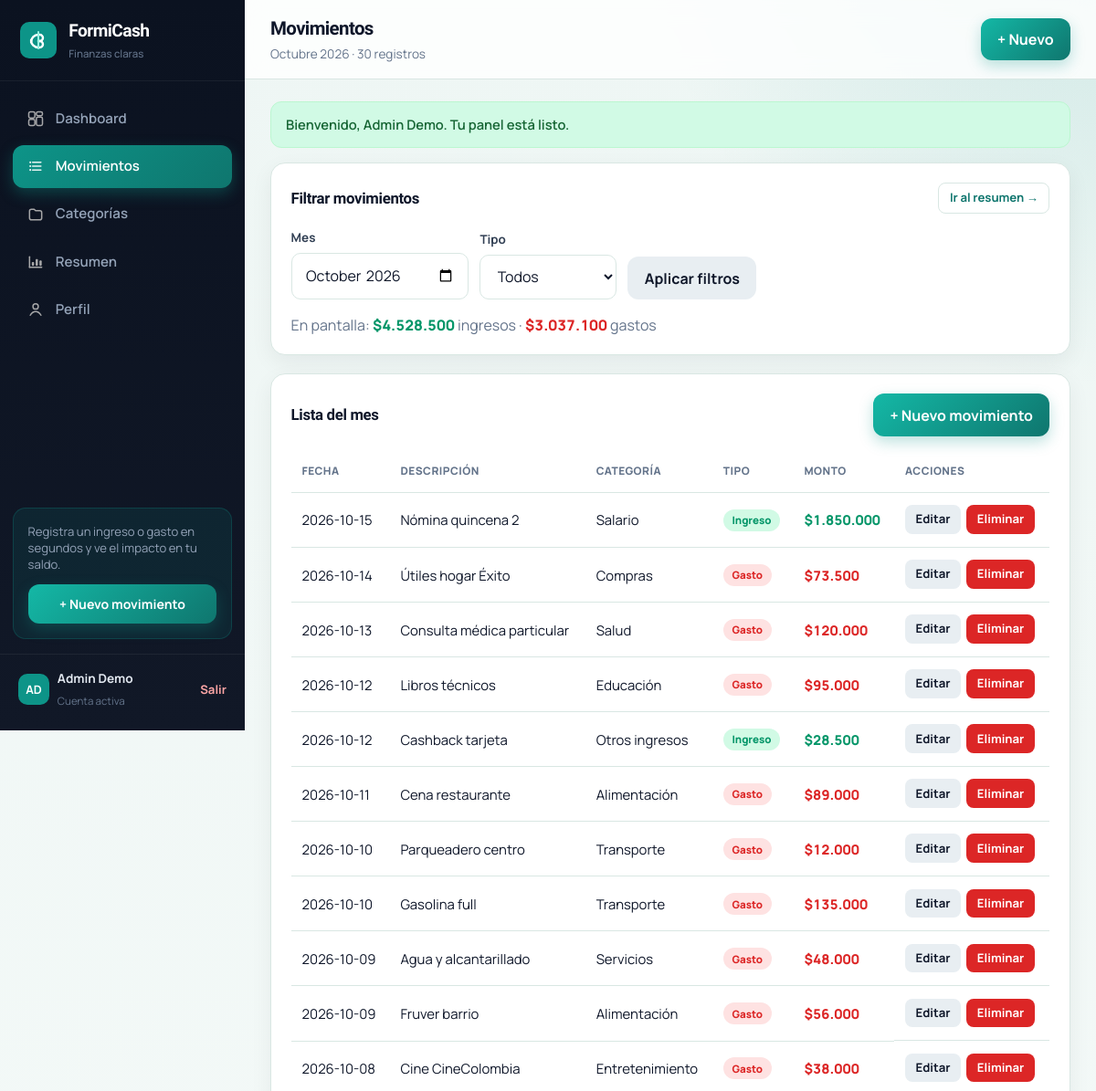
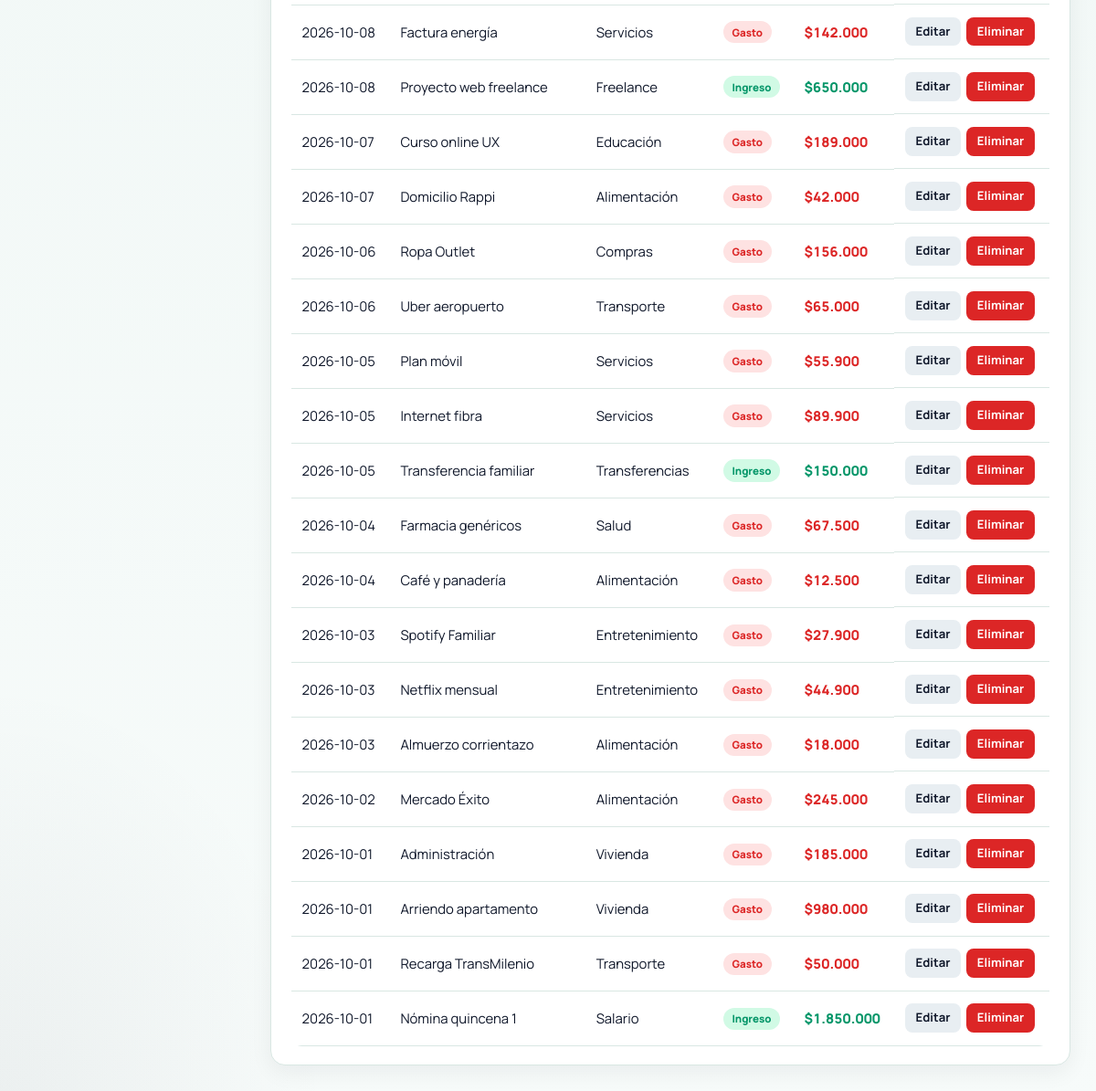
The app's page /movimientos.php (signed in) with its own data (2 pictures, top to bottom).
### tables this page shows
CREATE TABLE movimiento (
    id_movimiento INT AUTO_INCREMENT PRIMARY KEY,
    descripcion VARCHAR(200) NOT NULL,
    monto DECIMAL(12,2) NOT NULL,
    tipo ENUM('ingreso','gasto') NOT NULL,
    fecha DATE NOT NULL,
    id_categoria INT NOT NULL,
    id_usuario INT NOT NULL,
    CONSTRAINT fk_movimiento_categoria FOREIGN KEY (id_categoria) REFERENCES categoria(id_categoria) ON DELETE RESTRICT,
    CONSTRAINT fk_movimiento_usuario FOREIGN KEY (id_usuario) REFERENCES usuario(id_usuario) ON DELETE CASCADE
);

CREATE TABLE categoria (
    id_categoria INT AUTO_INCREMENT PRIMARY KEY,
    nombre VARCHAR(80) NOT NULL,
    tipo ENUM('ingreso','gasto') NOT NULL,
    id_usuario INT NOT NULL,
    CONSTRAINT fk_categoria_usuario FOREIGN KEY (id_usuario) REFERENCES usuario(id_usuario) ON DELETE CASCADE
);

### includes/cache.php (called while the page is built, shortened)
<?php
function cacheDir(): string
{
    return CACHE_DIR;
}
function cachePath(string $key): string
{
    $safe = preg_replace('/[^a-zA-Z0-9._-]+/', '_', $key) ?: 'key';
    return cacheDir() . '/' . $safe . '.cache';
}
function cacheGet(string $key): mixed
{
    $path = cachePath($key);
    if (!is_file($path)) {
        return null;
    }
    $raw = @file_get_contents($path);
    $payload = @unserialize($raw, ['allowed_classes' => false]);
    return $payload['data'];
}
function cacheSet(string $key, mixed $data, int $ttl = CACHE_TTL_DEFAULT): void
{
    $path = cachePath($key);
    $payload = serialize([
        'expires' => time() + max(1, $ttl),
        'data' => $data,
    ]);
    $tmp = $path . '.' . bin2hex(random_bytes(4)) . '.tmp';
}

### movimientos.php (the view, shortened to what this page needs)
<?php
require_once __DIR__ . '/includes/funciones.php';
$idUsuario = idUsuario();
$mes = mesValido($_GET['mes'] ?? null);
$tipoFiltro = $_GET['tipo'] ?? '';
$movimientos = obtenerMovimientosMes($conexion, $idUsuario, $mes, $tipoFiltro);
$totalIn = 0.0;
$totalOut = 0.0;
foreach ($movimientos as $m) {
    if ($m['tipo'] === 'ingreso') {
        $totalIn += (float) $m['monto'];
    } else {
        $totalOut += (float) $m['monto'];
    }
}
$topbarExtra = '<a class="btn btn-primary" href="movimiento_form.php">+ Nuevo</a>';
require __DIR__ . '/includes/header.php';
?>
        <div class="panel">
            <div class="panel-header">
                <h2>Filtrar movimientos</h2>
                <a class="btn btn-ghost btn-sm" href="resumen.php?mes=<?= e(urlencode($mes)) ?>">Ir al resumen →</a>
            </div>
            <form class="filters" method="get" action="movimientos.php">
                <div class="form-group">
                    <label for="mes">Mes</label>
                    <input class="form-control" type="month" id="mes" name="mes" value="<?= e($mes) ?>">
                </div>
                <div class="form-group">
                    <label for="tipo">Tipo</label>
                    <select class="form-control" id="tipo" name="tipo">
                        <option value="" <?= $tipoFiltro === '' ? 'selected' : '' ?>>Todos</option>
                    </select>
                </div>
                <div class="form-group">
                    <label>&nbsp;</label>
                    <button type="submit" class="btn btn-secondary">Aplicar filtros</button>
                </div>
            </form>
            <?php if ($movimientos): ?>
                <p class="muted" style="margin:0;">
                    En pantalla: <strong class="money ingreso"><?= formatoPesos($totalIn) ?></strong> ingresos ·
                    <strong class="money gasto"><?= formatoPesos($totalOut) ?></strong> gastos
                </p>
            <?php endif; ?>
        </div>
        <div class="panel">
            <div class="panel-header">
                <h2>Lista del mes</h2>
                <a class="btn btn-primary" href="movimiento_form.php">+ Nuevo movimiento</a>
            </div>
            <?php if (!$movimientos): ?>
                <div class="empty-state">
                    <img src="img/empty-movimientos.svg" alt="">
                    <h3>No hay movimientos con esos filtros</h3>
                    <p>Prueba otro mes o tipo, o crea un movimiento nuevo para empezar el flujo.</p>
                    <a class="btn btn-primary" href="movimiento_form.php">Registrar movimiento</a>
                </div>
            <?php else: ?>
                <div class="table-wrap">
                    <table class="data">
                        <thead>
                            <tr>
                                <th>Fecha</th>
                                <th>Descripción</th>
                                <th>Categoría</th>
                                <th>Tipo</th>
                                <th>Monto</th>
                                <th>Acciones</th>
                            </tr>
                        </thead>
                        <tbody>
                        <?php foreach ($movimientos as $m): ?>
                            <tr>
                                <td data-label="Fecha"><?= e($m['fecha']) ?></td>
                                <td data-label="Descripción"><?= e($m['descripcion']) ?></td>
                                <td data-label="Categoría"><?= e($m['categoria']) ?></td>
                                <td data-label="Tipo"><span class="badge badge-<?= e($m['tipo']) ?>"><?= e($m['tipo']) ?></span></td>
                                <td data-label="Monto" class="money <?= e($m['tipo']) ?>"><?= formatoPesos($m['monto']) ?></td>
                                <td data-label="Acciones" class="actions">
                                    <a class="btn btn-secondary btn-sm" href="movimiento_form.php?id=<?= (int) $m['id_movimiento'] ?>">Editar</a>
                                    <a class="btn btn-danger btn-sm" href="movimientos.php?eliminar=<?= (int) $m['id_movimiento'] ?>&mes=<?= e(urlencode($mes)) ?><?= $tipoFiltro !== '' ? '&tipo=' . e(urlencode($tipoFiltro)) : '' ?>" onclick="return confirm('¿Eliminar este movimiento?');">Eliminar</a>
                                </td>
                            </tr>
                        <?php endforeach; ?>
                        </tbody>
                    </table>
                </div>
            <?php endif; ?>
        </div>
<?php require __DIR__ . '/includes/footer.php'; ?>

### css/estilos.css (style rules this page uses)
:root { --teal: #0d9488; --teal-dark: #0f766e; --teal-light: #14b8a6; --teal-soft: #ccfbf1; --teal-glow: rgba(13, 148, 136, 0.18); --sidebar: #0b1220; --sidebar-2: #111827; --sidebar-hover: #1e293b; --bg: #eef6f4; --bg-2: #f7fbfa; --card: #ffffff; --text: #0f172a; --muted: #64748b; --border: #d9e7e3; --ingreso: #059669; --ingreso-bg: #d1fae5; --gasto: #dc2626; --gasto-bg: #fee2e2; --shadow: 0 8px 24px rgba(15, 23, 42, 0.06); --shadow-sm: 0 1px 2px rgba(15, 23, 42, 0.05); --radius: 16px; --radius-sm: 10px; --font: 'Manrope', system-ui, sans-serif; --display: 'Sora', 'Manrope', sans-serif; --sidebar-w: 268px; }
*, *::before, *::after { box-sizing: border-box; }
html { scroll-behavior: smooth; overflow-x: clip; }
body { margin: 0; font-family: var(--font); color: var(--text); background: radial-gradient(ellipse 80% 50% at 100% -10%, var(--teal-glow), transparent 55%), radial-gradient(ellipse 60% 40% at 0% 100%, rgba(15, 23, 42, 0.05), transparent 50%), linear-gradient(180deg, var(--bg) 0%, var(--bg-2) 100%); min-height: 100vh; min-height: 100dvh; line-height: 1.5; -webkit-font-smoothing: antialiased; overflow-x: clip; }
a { color: var(--teal-dark); text-decoration: none; transition: color 0.15s; }
.app-page { display: flex; min-height: 100vh; }
.form-group { margin-bottom: 1rem; }
.form-group label { display: block; font-weight: 700; font-size: 0.84rem; margin-bottom: 0.4rem; color: #334155; }
.form-control { width: 100%; max-width: 100%; padding: 0.72rem 0.9rem; border: 1px solid var(--border); border-radius: var(--radius-sm); font: inherit; font-size: 1rem; background: #fff; color: var(--text); transition: border-color 0.15s, box-shadow 0.15s; min-height: 44px; }
.btn { display: inline-flex; align-items: center; justify-content: center; gap: 0.45rem; padding: 0.7rem 1.15rem; border-radius: 12px; border: none; font: inherit; font-weight: 700; cursor: pointer; text-decoration: none; transition: background 0.15s, transform 0.08s, box-shadow 0.15s; }
.btn-primary { background: linear-gradient(135deg, var(--teal-light), var(--teal-dark)); color: #fff; box-shadow: 0 6px 16px rgba(13, 148, 136, 0.28); }
.btn-secondary { background: #e8eef2; color: var(--text); }
.btn-danger { background: var(--gasto); color: #fff; }
.btn-ghost { background: transparent; color: var(--teal-dark); border: 1px solid var(--border); }
.btn-sm { padding: 0.38rem 0.72rem; font-size: 0.82rem; border-radius: 8px; }
.panel { background: var(--card); border-radius: var(--radius); padding: 1.35rem 1.35rem 1.25rem; box-shadow: var(--shadow); border: 1px solid var(--border); margin-bottom: 1.25rem; animation: fadeUp 0.4s ease; }
.panel-header { display: flex; align-items: center; justify-content: space-between; gap: 1rem; flex-wrap: wrap; margin-bottom: 1rem; }
.panel-header h2 { margin: 0; font-family: var(--display); font-size: 1.05rem; letter-spacing: -0.02em; }
.filters { display: flex; gap: 0.75rem; flex-wrap: wrap; align-items: end; margin-bottom: 1rem; }
.filters .form-group { margin: 0; min-width: 150px; }
.table-wrap { overflow-x: auto; -webkit-overflow-scrolling: touch; margin: 0; max-width: 100%; border-radius: 12px; }
table.data { width: 100%; border-collapse: collapse; font-size: 0.93rem; min-width: 0; }
table.data th, table.data td { padding: 0.85rem 0.75rem; text-align: left; border-bottom: 1px solid var(--border); vertical-align: middle; }
table.data th { font-size: 0.74rem; text-transform: uppercase; letter-spacing: 0.04em; color: var(--muted); font-weight: 800; }
table.data tbody tr { transition: background 0.12s; }
.money { font-weight: 800; font-variant-numeric: tabular-nums; white-space: nowrap; }
.money.ingreso { color: var(--ingreso); }
.money.gasto { color: var(--gasto); }
.badge { display: inline-flex; align-items: center; padding: 0.22rem 0.6rem; border-radius: 999px; font-size: 0.72rem; font-weight: 800; text-transform: capitalize; }
.badge-ingreso { background: var(--ingreso-bg); color: var(--ingreso); }
.badge-gasto { background: var(--gasto-bg); color: var(--gasto); }
.actions { display: flex; gap: 0.4rem; flex-wrap: wrap; }
.muted { color: var(--muted); }

### records on screen
movimiento: fecha "2026-10-15", descripcion "Nómina quincena 2", id_categoria.nombre "Salario", tipo "Ingreso", monto "$1.850.000"
movimiento: fecha "2026-10-14", descripcion "Útiles hogar Éxito", id_categoria.nombre "Compras", tipo "Gasto", monto "$73.500"
movimiento: fecha "2026-10-13", descripcion "Consulta médica particular", id_categoria.nombre "Salud", tipo "Gasto", monto "$120.000"
movimiento: fecha "2026-10-12", descripcion "Libros técnicos", id_categoria.nombre "Educación", tipo "Gasto", monto "$95.000"
movimiento: fecha "2026-10-12", descripcion "Cashback tarjeta", id_categoria.nombre "Otros ingresos", tipo "Ingreso", monto "$28.500"
movimiento: fecha "2026-10-11", descripcion "Cena restaurante", id_categoria.nombre "Alimentación", tipo "Gasto", monto "$89.000"
movimiento: fecha "2026-10-10", descripcion "Parqueadero centro", id_categoria.nombre "Transporte", tipo "Gasto", monto "$12.000"
movimiento: fecha "2026-10-10", descripcion "Gasolina full", id_categoria.nombre "Transporte", tipo "Gasto", monto "$135.000"
movimiento: fecha "2026-10-09", descripcion "Agua y alcantarillado", id_categoria.nombre "Servicios", tipo "Gasto", monto "$48.000"
movimiento: fecha "2026-10-09", descripcion "Fruver barrio", id_categoria.nombre "Alimentación", tipo "Gasto", monto "$56.000"
movimiento: fecha "2026-10-08", descripcion "Cine CineColombia", id_categoria.nombre "Entretenimiento", tipo "Gasto", monto "$38.000"
movimiento: fecha "2026-10-08", descripcion "Factura energía", id_categoria.nombre "Servicios", tipo "Gasto", monto "$142.000"
movimiento: fecha "2026-10-08", descripcion "Proyecto web freelance", id_categoria.nombre "Freelance", tipo "Ingreso", monto "$650.000"
movimiento: fecha "2026-10-07", descripcion "Curso online UX", id_categoria.nombre "Educación", tipo "Gasto", monto "$189.000"
movimiento: fecha "2026-10-07", descripcion "Domicilio Rappi", id_categoria.nombre "Alimentación", tipo "Gasto", monto "$42.000"
movimiento: fecha "2026-10-06", descripcion "Ropa Outlet", id_categoria.nombre "Compras", tipo "Gasto", monto "$156.000"
movimiento: fecha "2026-10-06", descripcion "Uber aeropuerto", id_categoria.nombre "Transporte", tipo "Gasto", monto "$65.000"
movimiento: fecha "2026-10-05", descripcion "Plan móvil", id_categoria.nombre "Servicios", tipo "Gasto", monto "$55.900"
movimiento: fecha "2026-10-05", descripcion "Internet fibra", id_categoria.nombre "Servicios", tipo "Gasto", monto "$89.900"
movimiento: fecha "2026-10-05", descripcion "Transferencia familiar", id_categoria.nombre "Transferencias", tipo "Ingreso", monto "$150.000"
movimiento: fecha "2026-10-04", descripcion "Farmacia genéricos", id_categoria.nombre "Salud", tipo "Gasto", monto "$67.500"
movimiento: fecha "2026-10-04", descripcion "Café y panadería", id_categoria.nombre "Alimentación", tipo "Gasto", monto "$12.500"
movimiento: fecha "2026-10-03", descripcion "Spotify Familiar", id_categoria.nombre "Entretenimiento", tipo "Gasto", monto "$27.900"
movimiento: fecha "2026-10-03", descripcion "Netflix mensual", id_categoria.nombre "Entretenimiento", tipo "Gasto", monto "$44.900"
movimiento: fecha "2026-10-03", descripcion "Almuerzo corrientazo", id_categoria.nombre "Alimentación", tipo "Gasto", monto "$18.000"
movimiento: fecha "2026-10-02", descripcion "Mercado Éxito", id_categoria.nombre "Alimentación", tipo "Gasto", monto "$245.000"
movimiento: fecha "2026-10-01", descripcion "Administración", id_categoria.nombre "Vivienda", tipo "Gasto", monto "$185.000"
movimiento: fecha "2026-10-01", descripcion "Arriendo apartamento", id_categoria.nombre "Vivienda", tipo "Gasto", monto "$980.000"
movimiento: fecha "2026-10-01", descripcion "Recarga TransMilenio", id_categoria.nombre "Transporte", tipo "Gasto", monto "$50.000"
movimiento: fecha "2026-10-01", descripcion "Nómina quincena 1", id_categoria.nombre "Salario", tipo "Ingreso", monto "$1.850.000"

### other values on screen
$iniciales ?: 'U' "AD"
$nombreUsuario "Admin Demo"
$titulo "Movimientos"
$subtitulo "Octubre 2026 · 30 registros"
$flash['texto'] "Bienvenido, Admin Demo. Tu panel está listo."
formatoPesos($totalIn) "$4.528.500"
formatoPesos($totalOut) "$3.037.100"
